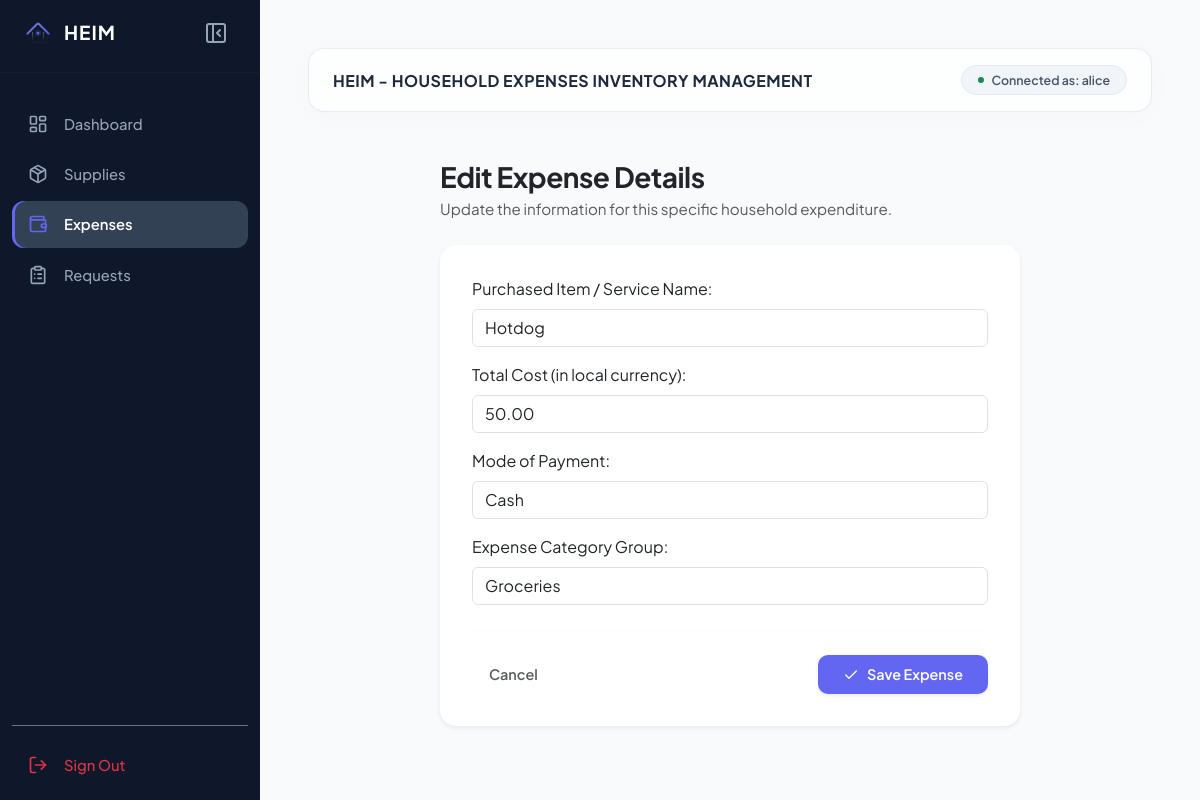
The page /expenses/4/edit/ (signed in) on the database its author committed.
### household/models.py (models this page shows, shortened)
class OutOfPocketTransaction(models.Model):
    CATEGORY_CHOICES = [
        ('Groceries', 'Groceries'),
        ('Medicines', 'Medicines & Medical'),
        ('Utilities', 'Utilities & Bills'),
        ('Maintenance', 'Home Maintenance'),
        ('Other', 'Other Household Misc'),
    ]
    METHOD_CHOICES = [
        ('Cash', 'Cash'),
        ('Credit Card', 'Credit Card'),
        ('Debit Card', 'Debit Card'),
        ('Digital Wallet', 'Digital Wallet / QR'),
    ]
    item_name = models.CharField(max_length=200)
    amount = models.DecimalField(max_digits=10, decimal_places=2)
    transaction_date = models.DateTimeField(auto_now_add=True)
    category = models.CharField(max_length=50, choices=CATEGORY_CHOICES, default='Groceries')
    payment_method = models.CharField(max_length=50, choices=METHOD_CHOICES, default='Cash')
    payer = models.ForeignKey(User, on_delete=models.CASCADE, related_name='expenses')

### household/views.py (the view)
# urls.py: path('expenses/<int:pk>/edit/', ExpenseUpdateView.as_view(), name='expense-edit'),
class ExpenseUpdateView(LoginRequiredMixin, UpdateView):
    model = OutOfPocketTransaction
    form_class = ExpenseTransactionForm
    template_name = 'expenses/expense_form.html'
    success_url = reverse_lazy('expense-list')

### household/forms_expense.py
class ExpenseTransactionForm(forms.ModelForm):
    class Meta:
        model = OutOfPocketTransaction
        fields = ['item_name', 'amount', 'payment_method', 'category']
        labels = {
            'item_name': 'Purchased Item / Service Name',
            'amount': 'Total Cost (in local currency)',
            'payment_method': 'Mode of Payment',
            'category': 'Expense Category Group',
        }

### templates/expenses/expense_form.html (shortened to what this page needs)
{% extends 'base.html' %}
{% load static %}
{% block content %}
<div class="container-fluid px-0 animate-fade-in" style="max-width: 580px;">
    <div class="mb-4">
        <h3 class="mb-1 fw-bold text-dark" style="letter-spacing: -0.5px;">
            {% if object %}Edit Expense Details{% else %}Log New Expense{% endif %}
        </h3>
        <p class="text-muted mb-0" style="font-size: 0.95rem;">
            {% if object %}Update the information for this specific household expenditure.{% else %}Fill out the details below to record a new family or shared expense.{% endif %}
        </p>
    </div>
    <div class="card border-0 shadow-sm p-2" style="background: white; border-radius: 16px;">
        <div class="card-body p-4">
            <form method="POST" autocomplete="off">
                <div class="form-container">
                    {% include 'includes/form.html' %}
                </div>
                <hr class="my-4" style="border-color: #f1f5f9; border-width: 2px;">
                <div class="d-flex justify-content-between align-items-center">
                    <a href="{% url 'expense-list' %}" class="btn btn-link text-decoration-none fw-semibold text-muted px-3 py-2" style="font-size: 0.9rem;">
                        Cancel
                    </a>
                    <button type="submit" class="btn text-white px-4 py-2 shadow-sm d-flex align-items-center gap-2" style="background-color: var(--accent-color); border-radius: 10px; font-weight: 600; font-size: 0.9rem;">
                        <i data-lucide="check" style="width: 16px; height: 16px;"></i> Save Expense
                    </button>
                </div>
            </form>
        </div>
    </div>
</div>
{% endblock %}

### templates/base.html (shortened to what this page needs)
{% load static %}
<!DOCTYPE html>
<html lang="en">
<head>
    <link href="https://cdn.jsdelivr.net/npm/bootstrap@5.3.2/dist/css/bootstrap.min.css" rel="stylesheet">
</head>
<body>
    <aside class="sidebar" id="appSidebar">
        <div class="sidebar-header-row">
            <div class="brand-wrapper">
                <img src="{% static '/images/heim_logo.png' %}" alt="Heim Logo" width="28" height="28" style="object-fit: contain;">
                <span class="brand-title">HEIM</span>
            </div>
            <button class="gemini-toggle-btn" id="sidebarToggle" title="Toggle Sidebar">
                <div class="icon-collapse">
                    <i data-lucide="panel-left-close"></i>
                </div>
            </button>
        </div>
        <hr style="border-color: rgba(255,255,255,0.08); margin: 8px 0 16px 0;">
        <div class="nav-container d-flex flex-column justify-content-between">
            <ul class="nav flex-column gap-1">
                {% if user.is_authenticated %}
                <li class="nav-item">
                    <a href="{% url 'home' %}" class="nav-link {% if request.path == '/' or 'home' in request.path %}active{% endif %}">
                        <i data-lucide="layout-dashboard"></i>
                        <span class="nav-label">Dashboard</span>
                    </a>
                </li>
                <li class="nav-item">
                    <a href="{% url 'inventory-list' %}" class="nav-link {% if 'inventory' in request.path %}active{% endif %}">
                        <i data-lucide="package"></i>
                        <span class="nav-label">Supplies</span>
                    </a>
                </li>
                <li class="nav-item">
                    <a href="{% url 'expense-list' %}" class="nav-link {% if 'expense' in request.path %}active{% endif %}">
                        <i data-lucide="wallet"></i>
                        <span class="nav-label">Expenses</span>
                    </a>
                </li>
                <li class="nav-item">
                    <a href="{% url 'request-list' %}" class="nav-link {% if 'request' in request.path %}active{% endif %}">
                        <i data-lucide="clipboard-list"></i>
                        <span class="nav-label">Requests</span>
                    </a>
                </li>
                {% endif %}
            </ul>
            {% if user.is_authenticated %}
            <ul class="nav flex-column mt-auto border-top border-secondary pt-3">
                <li class="nav-item">
                    <form method="post" action="{% url 'account_logout' %}" class="d-inline w-100">
                        <button type="submit" class="nav-link btn btn-link text-start w-100 border-0 bg-transparent text-danger shadow-none">
                            <i data-lucide="log-out" class="text-danger"></i>
                            <span class="nav-label text-danger">Sign Out</span>
                        </button>
                    </form>
                </li>
            </ul>
            {% endif %}
        </div>
    </aside>
    <main class="main-content p-4 p-md-5" id="mainWorkspace">
        <header class="header-node d-flex justify-content-between align-items-center p-3 px-4 mb-5">
            <h2 class="h6 mb-0 fw-bold text-dark text-uppercase" style="letter-spacing: 0.5px; color: #1e293b !important;">HEIM - Household Expenses Inventory Management</h2>
            {% if user.is_authenticated %}
            <span class="badge badge-admin rounded-pill px-3 py-2 d-flex align-items-center gap-2">
                <span class="d-inline-block bg-success rounded-circle" style="width: 6px; height: 6px;"></span>
                Connected as: {{ user.username }}
            </span>
            {% else %}
            <a href="{% url 'account_login' %}" class="btn btn-sm btn-primary rounded-pill px-4">
                Sign In with Google
            </a>
            {% endif %}
        </header>
        <div class="content-body animate-fade-in">
            {% block content %}
            {% endblock %}
        </div>
    </main>
</body>
</html>

### templates/includes/form.html (shortened to what this page needs)
{% load widget_tweaks %}
{% for field in form %}
  <div class="form-group mb-3">
    <label class="form-label">{{ field.label_tag }}</label>
    <div>
      {% render_field field class="form-control" %}
    </div>
  </div>
{% endfor %}

### templates/base.html (style rules this page uses)
:root { --sidebar-expanded-width: 260px; --sidebar-collapsed-width: 76px; --bg-main: #f8fafc; --sidebar-bg: #0f172a; --sidebar-hover: #1e293b; --sidebar-active: #334155; --accent-color: #6366f1; --text-main: #334155; --text-muted: #94a3b8; --font-main: 'Plus Jakarta Sans', sans-serif; }
body { background-color: var(--bg-main); font-family: var(--font-main); color: var(--text-main); overflow-x: hidden; -webkit-font-smoothing: antialiased; }
.sidebar { width: var(--sidebar-expanded-width); height: 100vh; position: fixed; top: 0; left: 0; background-color: var(--sidebar-bg); color: white; z-index: 100; box-shadow: 1px 0 0 0 rgba(255, 255, 255, 0.05); transition: width 0.2s cubic-bezier(0.4, 0, 0.2, 1); overflow: hidden; display: flex; flex-direction: column; }
.main-content { margin-left: var(--sidebar-expanded-width); min-height: 100vh; transition: margin-left 0.2s cubic-bezier(0.4, 0, 0.2, 1); }
.sidebar-header-row { height: 64px; display: flex; align-items: center; padding: 0 24px; justify-content: space-between; }
.gemini-toggle-btn { background: transparent; border: none; color: var(--text-muted); width: 40px; height: 40px; border-radius: 50%; display: flex; align-items: center; justify-content: center; transition: all 0.2s ease; cursor: pointer; }
.icon-collapse { display: block; }
.brand-wrapper { display: flex; align-items: center; gap: 12px; transition: opacity 0.1s ease; }
.brand-title { font-weight: 700; letter-spacing: 1px; font-size: 1.2rem; color: #fff !important; }
.nav-container { padding: 12px; flex-grow: 1; }
.sidebar .nav-link { color: var(--text-muted); font-weight: 500; padding: 12px 16px; display: flex; align-items: center; gap: 16px; transition: all 0.15s ease; font-size: 0.925rem; border-radius: 12px; white-space: nowrap; }
.sidebar .nav-link svg { width: 20px; height: 20px; flex-shrink: 0; }
.nav-label { transition: opacity 0.1s ease; opacity: 1; }
.sidebar .nav-link.active { color: white; background-color: var(--sidebar-active); font-weight: 600; box-shadow: inset 3px 0 0 0 var(--accent-color); }
.sidebar .nav-link.active svg { color: var(--accent-color); }
.header-node { background: rgba(255, 255, 255, 0.75); backdrop-filter: blur(12px); -webkit-backdrop-filter: blur(12px); border-radius: 16px; border: 1px solid rgba(226, 232, 240, 0.8); box-shadow: 0 4px 30px rgba(0, 0, 0, 0.02); }
.badge-admin { background-color: #f1f5f9; color: #475569; font-weight: 600; font-size: 0.775rem; border: 1px solid #e2e8f0; }
.animate-fade-in { animation: fadeIn 0.4s cubic-bezier(0.4, 0, 0.2, 1); }

### rows shown on the page
OutOfPocketTransaction: item_name "Hotdog" "50.00" "Cash" "Groceries"

### other values the page prints
{{ user.username }} "alice"
{{ field.label_tag }} "Purchased Item / Service Name:" "Total Cost (in local currency):" "Mode of Payment:" "Expense Category Group:"
